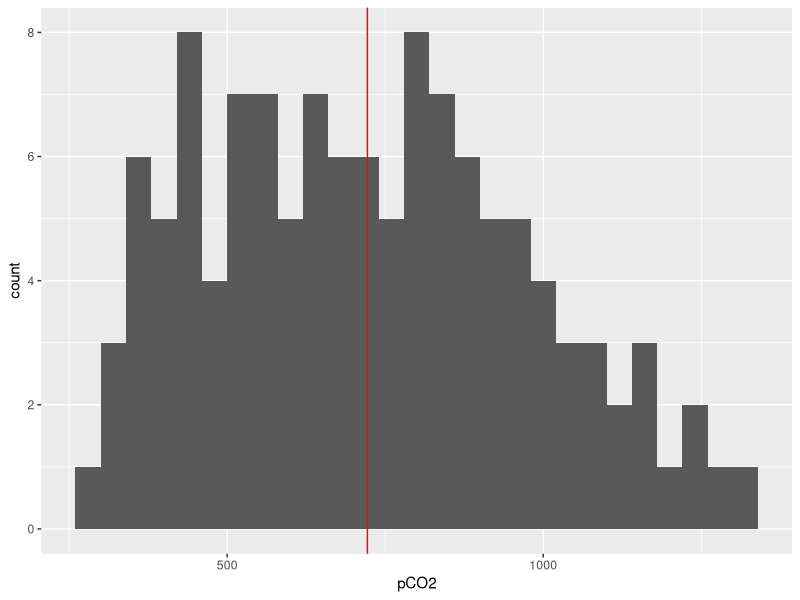
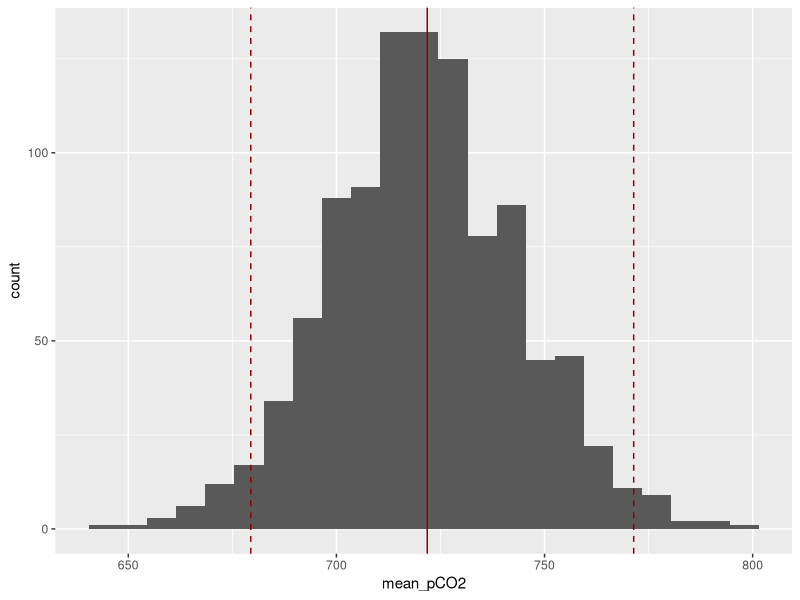

Source code (R) for these figures, in order:
## ---- chunk 1
knitr::opts_chunk$set(echo = TRUE)
library(tidyverse)
## ---- chunk 2
sol_dat <- readxl::read_excel("paleosol_data.xlsx")
knitr::kable(sol_dat[1:5,])
## ---- chunk 3
temp_range <- seq(sol_dat$soil_temp_min[1], sol_dat$soil_temp_max[1], 1)
temp_range
## ---- chunk 4
# set up vector for output
d13Cs <- vector("numeric", length(temp_range))

# iterate through each temperature value and calculate d13Cs
for(i in temp_range){
  d13Cs[i - 14] <- sol_dat$d13Ccarb[1] - (11.98 - 0.12 * i)
}

d13Cs
## ---- chunk 5
# preallocate data frame
pCO2 <- tibble(Sz = seq(500, 1500, 100), 
               temp_range = temp_range, empty_row = rep(0,11)) %>% 
  pivot_wider(names_from = temp_range, values_from = empty_row, names_prefix = "temp_")


# calculate pcO2 value for each soil temp/ Sz combination
for (i in seq_along(d13Cs)) {
  for (j in seq_along(pCO2$Sz)) {
    pCO2[i, j +1] <- pCO2$Sz[j] * ((d13Cs[i] - 1.0044 * sol_dat$d13Cresp[1] - 4.4) / (sol_dat$d13Catm[1] - d13Cs[i]))
  }
}
pCO2
## ---- chunk 6
# convert to long format for plotting
pCO2_long <- pCO2 %>% 
  pivot_longer(cols = -Sz, names_to = "soil_temp", values_to = "pCO2")

ggplot(pCO2_long) +
  geom_histogram(aes(pCO2), binwidth = 40) +
  geom_vline(xintercept = mean(pCO2_long$pCO2), colour = "red")
## ---- chunk 7
# set up mean function
mean.fun <- function(pCO2_long, pCO2) mean(pCO2_long[pCO2], na.rm = TRUE)

# apply bootstrapping with mean as statistic, with 1000 repetition
boot_sample <- boot::boot(data = pCO2_long$pCO2,
                          statistic = mean.fun, R = 1000, sim="ordinary")

# get the BCa confidence intervals
boot_ci <- boot::boot.ci(boot_sample, type = "bca")

# save it in a dataframe
boot_result <- tibble(sample_name = sol_dat$Sample[1], lwr_ci = boot_ci$bca[4],
                      mean_pCO2 = boot_ci$t0, upr_ci = boot_ci$bca[5])
## ---- chunk 8
boot_sample_values <- boot_sample$t %>% 
  as_tibble() %>% 
  add_column(trials = 1:1000) %>% 
  select(mean_pCO2 = V1, trials)

ggplot(boot_sample_values) +
  geom_histogram(aes(mean_pCO2), binwidth = 7) +
  geom_vline(xintercept = mean(boot_result$mean_pCO2), color = "darkred") +
  geom_vline(xintercept = mean(boot_result$lwr_ci), 
             linetype = "dashed", color = "darkred") +
  geom_vline(xintercept = mean(boot_result$upr_ci), 
             linetype = "dashed", color = "darkred")
## ---- chunk 9
knitr::kable(boot_result)
